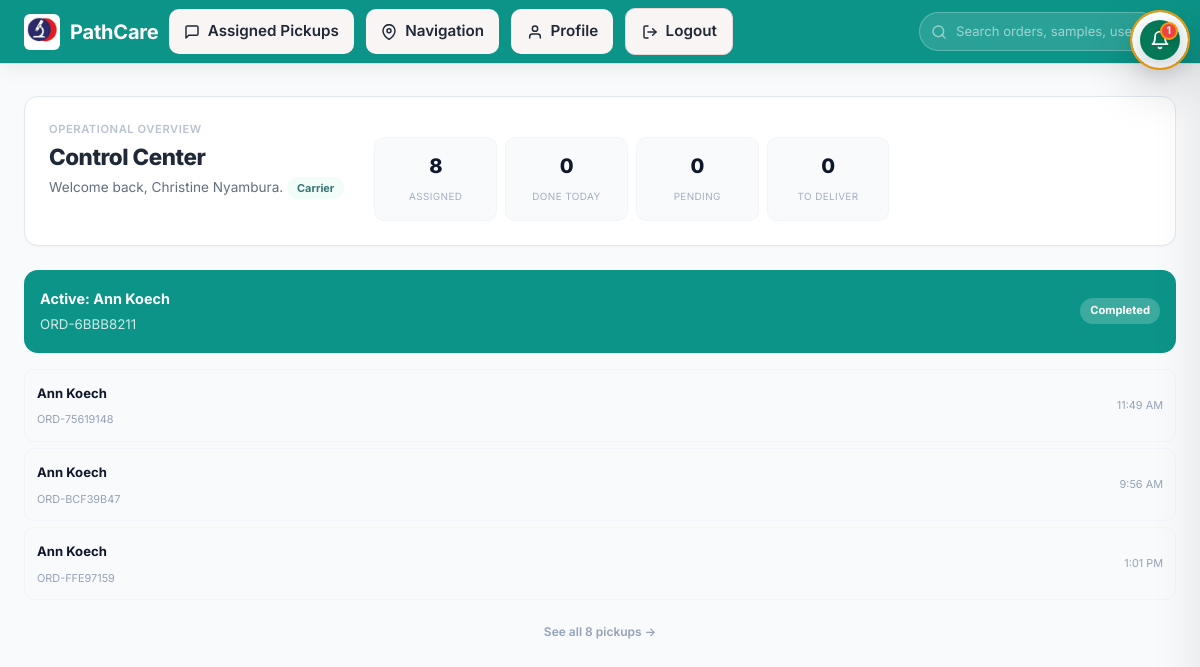
The page / (signed in) on the database as committed earlier.
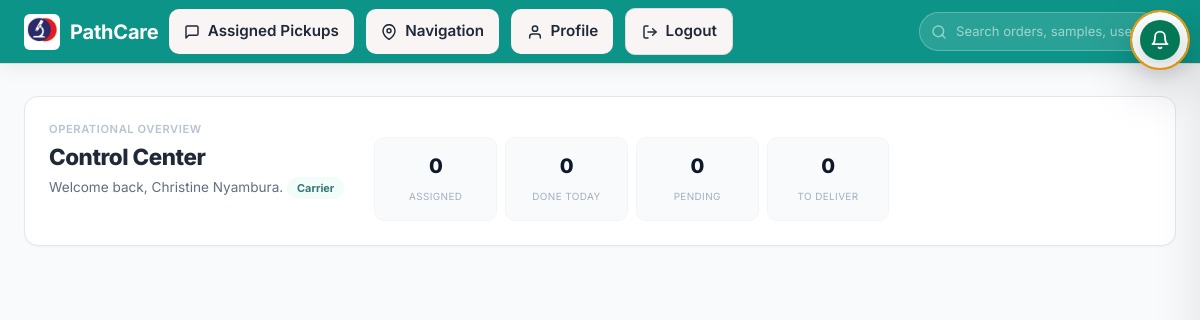
The same page on the database as committed later.
### accounts/models.py (models this page shows, shortened)
class User(AbstractUser):
    class Role(models.TextChoices):
        SUPER_ADMIN = "super_admin", "Super Admin"
        DISPATCHER = "dispatcher", "Dispatcher"
        CARRIER = "carrier", "Carrier"
        CLIENT = "client", "Client"
        LAB_STAFF = "lab_staff", "Lab Staff"
    role = models.CharField(max_length=20, choices=Role.choices, default=Role.DISPATCHER)
    phone = models.CharField(max_length=32, blank=True)
    department = models.CharField(max_length=100, blank=True)
    objects = PathcareUserManager()
    def is_super_admin(self):
        return self.is_superuser or self.role == self.Role.SUPER_ADMIN
    def is_dispatcher(self):
        return not self.is_superuser and self.role == self.Role.DISPATCHER
    def is_carrier(self):
        return not self.is_superuser and self.role == self.Role.CARRIER

### tracking/models.py (models this page shows, shortened)
class Order(models.Model):
    class Priority(models.TextChoices):
        ROUTINE = "routine", "Routine"
        URGENT = "urgent", "Priority"
        STAT = "stat", "STAT (immediate)"
    class Status(models.TextChoices):
        PENDING_REVIEW = "pending_review", "Pending review"
        PENDING = "pending", "Pending assignment"
        ASSIGNED = "assigned", "Assigned to carrier"
        ACCEPTED = "accepted", "Accepted by carrier"
        EN_ROUTE_TO_CLIENT = "en_route_client", "En route to client"
        AT_CLIENT = "at_client", "Arrived at client"
        PICKED_UP = "picked_up", "Picked up"
        IN_TRANSIT = "in_transit", "In transit"
        DELIVERED = "delivered", "Delivered to lab"
        RECEIVED = "received", "Received at lab"
        COMPLETED = "completed", "Completed"
        CANCELLED = "cancelled", "Cancelled"
    id = models.UUIDField(primary_key=True, default=uuid.uuid4, editable=False)
    reference_code = models.CharField(max_length=32, unique=True)
    client = models.ForeignKey(Client, on_delete=models.PROTECT, related_name="orders")
    facility = models.ForeignKey(
        'core.Facility',
        on_delete=models.SET_NULL,
        null=True,
        blank=True,
        related_name='orders',
        help_text="Facility for this pickup (defaults to client's default facility)"
    )
    carrier = models.ForeignKey(
        Carrier, on_delete=models.SET_NULL, null=True, blank=True, related_name="orders"
    )
    priority = models.CharField(max_length=16, choices=Priority.choices, default=Priority.ROUTINE)
    status = models.CharField(max_length=16, choices=Status.choices, default=Status.PENDING)
    requested_pickup_time = models.DateTimeField(null=True, blank=True)
    samples_ready_at = models.DateTimeField(null=True, blank=True)
    requestor_name = models.CharField(max_length=255, blank=True)
    requestor_phone = models.CharField(max_length=32, blank=True)
    reception_details = models.CharField(max_length=255, blank=True)
    parking_notes = models.CharField(max_length=255, blank=True)
    security_instructions = models.CharField(max_length=255, blank=True)
    pickup_address = models.CharField(max_length=255, blank=True)
    distance_to_lab_km = models.FloatField(null=True, blank=True)
    estimated_pickup_minutes = models.IntegerField(null=True, blank=True)
    notes = models.TextField(blank=True)
    latitude = models.FloatField(null=True, blank=True)
    longitude = models.FloatField(null=True, blank=True)
    created_at = models.DateTimeField(auto_now_add=True)
    updated_at = models.DateTimeField(auto_now=True)

class Client(models.Model):
    id = models.UUIDField(primary_key=True, default=uuid.uuid4, editable=False)
    name = models.CharField(max_length=255)
    contact_name = models.CharField(max_length=255, blank=True)
    contact_phone = models.CharField(max_length=32)
    contact_email = models.EmailField(blank=True)
    address = models.CharField(max_length=255)
    latitude = models.FloatField(null=True, blank=True)
    longitude = models.FloatField(null=True, blank=True)
    default_facility = models.ForeignKey(
        'core.Facility',
        on_delete=models.SET_NULL,
        null=True,
        blank=True,
        related_name='clients',
        help_text="Default facility for this client's pickups"
    )
    is_active = models.BooleanField(default=True)
    created_at = models.DateTimeField(auto_now_add=True)

### tracking/views.py (the view, shortened to what this page needs)
# urls.py: path("", views.dashboard, name="dashboard"),
@role_required("super_admin", "dispatcher", "carrier", "client", "lab_staff")
def dashboard(request):
    role = _user_role(request.user)
    now = timezone.localtime()
    orders = _order_queryset_for_user(request.user).select_related("client", "carrier").order_by("-created_at")
    dispatcher_context = {}
    carrier_context = {}
    client_context = {}
    user_counts = {}
    clients = Client.objects.all().order_by("name")
    user_client = None
    try:
        user_client = Client.objects.filter(contact_email=getattr(request.user, "email", None)).first()
    except Exception:
        user_client = None
    if role == "Carrier":
        carrier = getattr(request.user, "carrier_profile", None)
        assigned_orders = Order.objects.filter(carrier=carrier).select_related("client").order_by("-created_at")
        carrier_context = {
            "carrier": carrier,
            "assigned_orders": assigned_orders,
            "completed_today": Order.objects.filter(carrier=carrier, status__in=[Order.Status.DELIVERED, Order.Status.RECEIVED, Order.Status.COMPLETED], updated_at__date=now.date()).count(),
            "pending_pickups": Order.objects.filter(carrier=carrier, status__in=[Order.Status.ASSIGNED, Order.Status.ACCEPTED, Order.Status.EN_ROUTE_TO_CLIENT, Order.Status.AT_CLIENT]).count(),
            "pending_deliveries": Order.objects.filter(carrier=carrier, status__in=[Order.Status.PICKED_UP, Order.Status.IN_TRANSIT]).count(),
            "custody_events": CustodyEvent.objects.filter(order__carrier=carrier).order_by("-timestamp")[:15],
        }
    status_filter = request.GET.get("status", "")
    if status_filter:
        orders_table = orders.filter(status=status_filter)
    else:
        orders_table = orders
    counts = {
        "pending": orders.filter(status=Order.Status.PENDING).count(),
        "assigned": orders.filter(status=Order.Status.ASSIGNED).count(),
        "in_transit": orders.filter(status=Order.Status.IN_TRANSIT).count(),
        "delivered": orders.filter(status__in=[Order.Status.DELIVERED, Order.Status.RECEIVED, Order.Status.COMPLETED]).count(),
    }
    if role == "Dispatcher" and "orders_in_transit" not in dispatcher_context:
        dispatcher_context["orders_in_transit"] = Order.objects.filter(status=Order.Status.IN_TRANSIT).count()
    context = {
        "role": role,
        "dispatcher_context": dispatcher_context,
        "carrier_context": carrier_context,
        "client_context": client_context,
        "user_counts": user_counts,
        "clients": clients,
        "user_client": user_client,
        "lab_location": settings.LAB_LOCATION,
        "orders": orders_table,
        "statuses": Order.Status.choices,
        "status_filter": status_filter,
        "counts": counts,
    }
    return render(request, "tracking/dashboard.html", context)

### tracking/templates/tracking/dashboard.html (shortened to what this page needs)
{% extends "tracking/base.html" %}
{% block content %}
<div class="hero-card">
  <div>
    <p class="eyebrow">Operational Overview</p>
    <h1>Control Center</h1>
    <p>Welcome back{% if user.get_full_name %}, {{ user.get_full_name }}{% endif %}. {% if role %}<span class="role-badge">{{ role }}</span>{% endif %}</p>
  </div>
  <div class="hero-stats">
    {% if role == "Super Admin" %}
      <div><strong>{{ user_counts.active_orders|default:0 }}</strong><span>Active Orders</span></div>
      <div><strong>{{ user_counts.pending_pickups|default:0 }}</strong><span>Pending</span></div>
      <div><strong>{{ user_counts.completed_deliveries|default:0 }}</strong><span>Completed</span></div>
      <div><strong>{{ user_counts.delayed_deliveries|default:0 }}</strong><span>Delayed</span></div>
      <div><strong>{{ user_counts.active_carriers|default:0 }}</strong><span>Carriers</span></div>
      <div><strong>{{ user_counts.total_users|default:0 }}</strong><span>Users</span></div>
    {% elif role == "Carrier" %}
      <div><strong>{{ carrier_context.assigned_orders.count|default:0 }}</strong><span>Assigned</span></div>
      <div><strong>{{ carrier_context.completed_today|default:0 }}</strong><span>Done Today</span></div>
      <div><strong>{{ carrier_context.pending_pickups|default:0 }}</strong><span>Pending</span></div>
      <div><strong>{{ carrier_context.pending_deliveries|default:0 }}</strong><span>To Deliver</span></div>
    {% endif %}
  </div>
</div>
{% if role == "Carrier" %}
<div style="display:flex;flex-direction:column;gap:var(--space-md);">
  {% with active_order=carrier_context.assigned_orders|first %}
    {% if active_order %}
      <a href="{% url 'tracking:order_detail' active_order.pk %}" style="display:flex;justify-content:space-between;align-items:center;background:var(--color-primary);color:#fff;border-radius:var(--radius-lg);padding:16px;text-decoration:none;">
        <div><strong style="font-size:.9rem;">Active: {{ active_order.client.name }}</strong><br><small style="opacity:.8;">{{ active_order.reference_code }}</small></div>
        <span style="font-size:.7rem;font-weight:700;background:rgba(255,255,255,.2);padding:4px 10px;border-radius:var(--radius-full);">{{ active_order.get_status_display }}</span>
      </a>
    {% endif %}
  {% endwith %}
  <div class="carrier-dash">
    {% for order in carrier_context.assigned_orders|slice:"1:4" %}
      <a href="{% url 'tracking:order_detail' order.pk %}">
        <div><strong>{{ order.client.name }}</strong><br><small>{{ order.reference_code }}</small></div>
        <span style="font-size:.68rem;color:var(--color-text-muted);">{{ order.requested_pickup_time|date:"g:i A" }}</span>
      </a>
    {% endfor %}
  </div>
  {% if carrier_context.assigned_orders.count > 4 %}
    <a class="see-all" href="{% url 'tracking:carrier_view' %}">See all {{ carrier_context.assigned_orders.count }} pickups →</a>
  {% endif %}
</div>
{% endif %}
{% endblock %}

Rows that differ between the two databases and show on the page:
removed Order: client.name "Ann Koech", reference_code "ORD-6BBB8211", status "Completed"
removed Order: client.name "Ann Koech", reference_code "ORD-75619148", requested_pickup_time "11:49 AM"
removed Order: client.name "Ann Koech", reference_code "ORD-BCF39B47", requested_pickup_time "9:56 AM"
removed Order: client.name "Ann Koech", reference_code "ORD-FFE97159", requested_pickup_time "1:01 PM"
Other text that changed with them:
{{ carrier_context.assigned_orders.count|default:0 }}: "8" → "0"
{{ notifications_unread_count }}: "1" → (not shown)
{{ carrier_context.assigned_orders.count }}: "8" → (not shown)
text no longer shown: "Active: See all pickups →"
